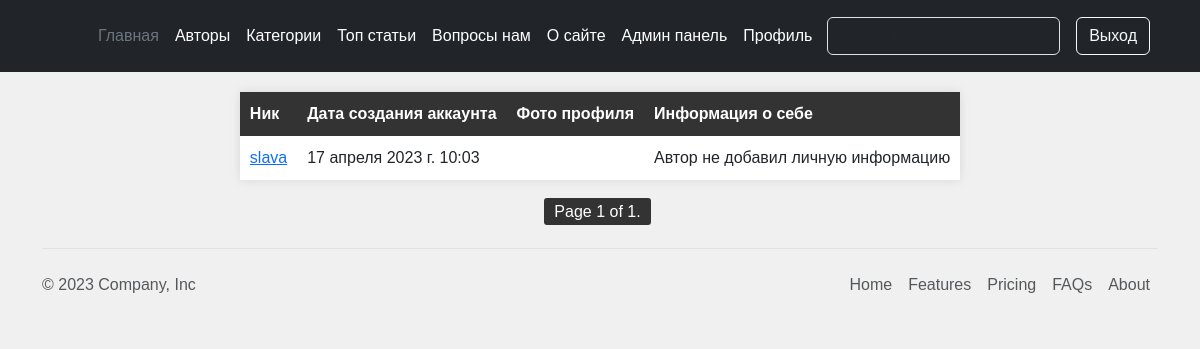
/authors/following/1 (signed in), run on an earlier commit of the app's database.
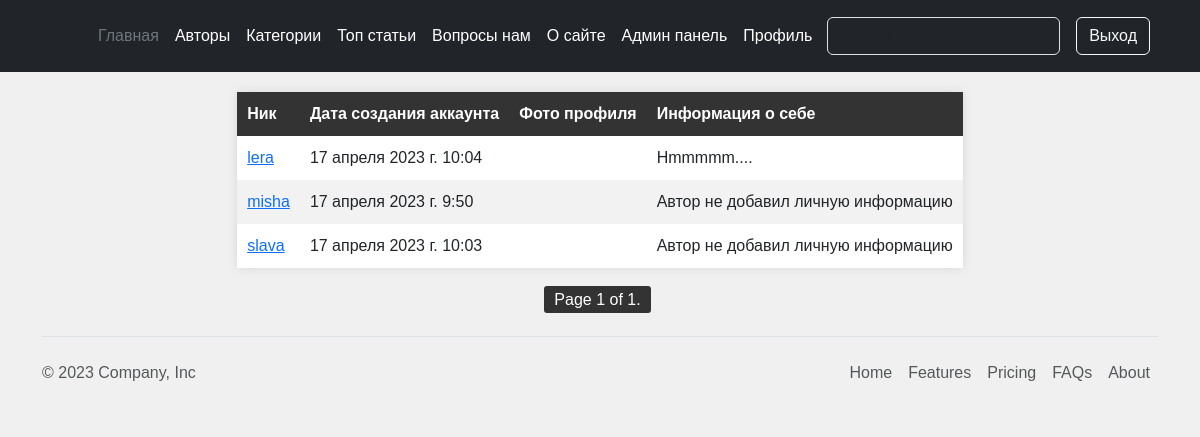
And on a later commit of the database.
### account/models.py (models this page shows, shortened)
class Author(AbstractBaseUser, PermissionsMixin):
    email = models.EmailField(_('почтовый адрес'), unique=True)
    user_name = models.CharField(max_length=150)
    mobile = models.CharField(max_length=20, blank=True)
    gender = models.ForeignKey(Gender, on_delete=models.SET_NULL, blank=True, null=True)
    profile_photo = models.ImageField(upload_to='photos/%Y/%m/%d/', help_text=_('Фото профиля'), blank=True)
    profile_information = models.TextField(help_text='Расскажите о себе', blank=True)
    country = models.ForeignKey(Country, on_delete=models.SET_NULL, blank=True, null=True)
    telegram_link = models.URLField(_('Телеграмм аккаунт'), blank=True)
    city = models.CharField(_('Где живете'), max_length=70, blank=True, null=True)
    following = models.ManyToManyField(
        "self", blank=True, related_name="followers", symmetrical=False
    )
    is_active = models.BooleanField(default=False)
    is_staff = models.BooleanField(default=False)
    created = models.DateTimeField(auto_now_add=True)
    updated = models.DateTimeField(auto_now=True)
    objects = CustomAccountManager()
    USERNAME_FIELD = 'email'
    REQUIRED_FIELDS = ['user_name']
    class Meta:
        verbose_name = _("Аккаунт")
        verbose_name_plural = _("Аккаунты")
        ordering = ('user_name',)
    def get_absolute_url(self):
        return reverse('authors:author_detail_view', kwargs={'pk': self.pk})

### authors/views.py (the view)
# urls.py: path('following/<int:pk>', views.AuthorFollowingListView.as_view(), name='following_list_view'),
class AuthorFollowingListView(AuthorFollowingFollowersListMixin, ListView):
    extra_context = {'header': 'Список подписок'}
    def get_queryset(self):
        user_obj = self.request.user
        queryset = user_obj.followers.all()
        return queryset

### authors/templates/authors/authors_list_view.html (shortened to what this page needs)
{% extends 'main/base.html' %}
{% load static %}
{% block content %}
<link rel="stylesheet" href="{% static 'main/css/authors_list_view.css' %}">
<link rel="stylesheet" href="{% static 'main/css/posts.css' %}">
	<table>
		<thead>
			<tr>
				<th>Ник</th>
				<th>Дата создания аккаунта</th>
				<th>Фото профиля</th>
				<th>Информация о себе</th>
			</tr>
		</thead>
		<tbody>
			{% for author in authors %}
			<tr>
				<td class="list_item"><a href="{{ author.get_absolute_url }}">{{ author.user_name }}</a></td>
				<td class="list_item">{{ author.created }}</td>
                {% if not author.profile_photo %}
                    <td class="list_item"></td>
                {% else %}
                    <td class="list_item"><img src="{{ author.profile_photo.url }}" alt="Фото профиля"></td>
                {% endif %}
                {% if author.profile_information  %}
                <td class="list_item">{{ author.profile_information|truncatewords:20 }}</td>
                {% else %}
                <td class="list_item">Автор не добавил личную информацию</td>
                {% endif %}
			</tr>
			{% endfor %}
		</tbody>
	</table>
{% include 'main/pagination.html' %}
{% endblock %}

What changed in the data, as far as the page shows it:
now on this page (row edited): Author: user_name "lera", created "17 апреля 2023 г. 10:04", profile_information "Hmmmmm...."
now on this page (row edited): Author: user_name "misha", created "17 апреля 2023 г. 9:50", profile_information "Автор не добавил личную информацию"
